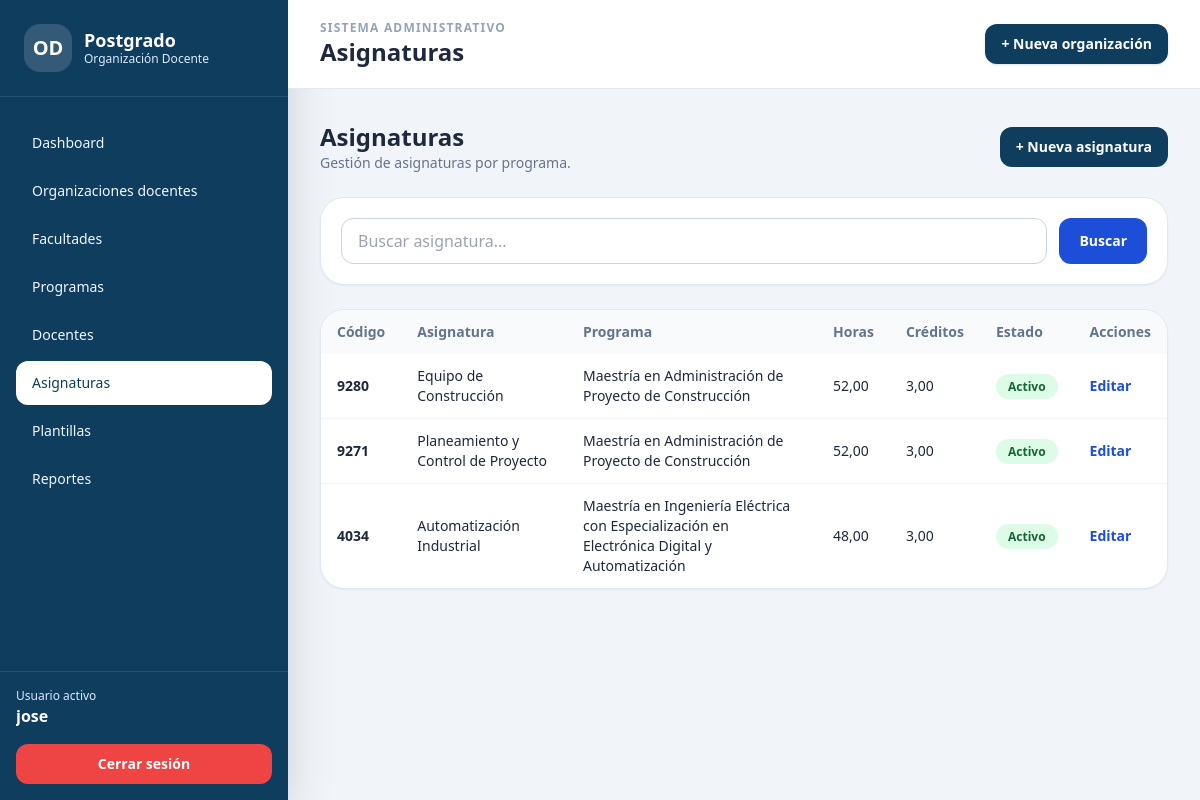
The page /asignaturas/ (signed in) on the database its author committed.
### organizacion_docente/models.py (models this page shows, shortened)
class ModeloBase(models.Model):
    creado_en = models.DateTimeField(auto_now_add=True)
    actualizado_en = models.DateTimeField(auto_now=True)
    class Meta:
        abstract = True

class Asignatura(ModeloBase):
    programa = models.ForeignKey(
        ProgramaPostgrado,
        on_delete=models.PROTECT,
        related_name="asignaturas",
        verbose_name="Programa de postgrado"
    )
    nombre = models.CharField(
        max_length=255,
        verbose_name="Nombre de la asignatura"
    )
    codigo_asignatura = models.CharField(
        max_length=50,
        verbose_name="Código de asignatura"
    )
    codigo_horario = models.CharField(
        max_length=50,
        blank=True,
        null=True,
        verbose_name="Código de horario"
    )
    total_horas = models.DecimalField(
        max_digits=8,
        decimal_places=2,
        default=Decimal("0.00"),
        verbose_name="Total de horas"
    )
    total_creditos = models.DecimalField(
        max_digits=6,
        decimal_places=2,
        default=Decimal("0.00"),
        verbose_name="Total de créditos"
    )
    total_laboratorio = models.DecimalField(
        max_digits=8,
        decimal_places=2,
        default=Decimal("0.00"),
        verbose_name="Total de laboratorio"
    )
    activo = models.BooleanField(
        default=True,
        verbose_name="Activo"
    )
    class Meta:
        verbose_name = "Asignatura"
        verbose_name_plural = "Asignaturas"
        ordering = ["programa__nombre", "nombre"]
        constraints = [
            models.UniqueConstraint(
                fields=["programa", "codigo_asignatura"],
                name="codigo_asignatura_unico_por_programa"
            )
        ]

class ProgramaPostgrado(ModeloBase):
    facultad = models.ForeignKey(
        Facultad,
        on_delete=models.PROTECT,
        related_name="programas",
        verbose_name="Facultad"
    )
    nombre = models.CharField(
        max_length=255,
        verbose_name="Nombre del programa"
    )
    codigo = models.CharField(
        max_length=50,
        blank=True,
        null=True,
        verbose_name="Código del programa"
    )
    activo = models.BooleanField(
        default=True,
        verbose_name="Activo"
    )
    class Meta:
        verbose_name = "Programa de Postgrado"
        verbose_name_plural = "Programas de Postgrado"
        ordering = ["facultad__nombre", "nombre"]
        constraints = [
            models.UniqueConstraint(
                fields=["facultad", "nombre"],
                name="programa_unico_por_facultad"
            )
        ]

### organizacion_docente/views.py (the view, shortened to what this page needs)
@login_required
def asignatura_listado(request):
    asignaturas = Asignatura.objects.select_related(
        "programa",
        "programa__facultad",
    ).order_by("programa__nombre", "nombre")
    q = request.GET.get("q")
    page_obj = paginar_queryset(request, asignaturas, cantidad=15)
    context = {
        "titulo": "Asignaturas",
        "asignaturas": page_obj,
        "page_obj": page_obj,
        "q": q,
    }
    return render(
        request,
        "organizacion_docente/asignatura_list.html",
        context
    )

### organizacion_docente/views.py (called while the page is built)
def paginar_queryset(request, queryset, cantidad=15):
    paginator = Paginator(queryset, cantidad)
    numero_pagina = request.GET.get("page")
    return paginator.get_page(numero_pagina)

### templates/organizacion_docente/asignatura_list.html (shortened to what this page needs)
{% extends "base.html" %}
{% block header %}Asignaturas{% endblock %}
{% block content %}
<div class="flex items-center justify-between mb-6">
    <div>
        <h3 class="text-2xl font-black text-slate-800">Asignaturas</h3>
        <p class="text-sm text-slate-500">Gestión de asignaturas por programa.</p>
    </div>
    <a href="{% url 'asignatura_crear' %}" class="rounded-xl bg-[#0f3d5e] px-4 py-2.5 text-sm font-bold text-white hover:bg-[#115b83]">
        + Nueva asignatura
    </a>
</div>
<div class="bg-white rounded-3xl border border-slate-200 shadow-sm p-5 mb-6">
    <form method="get" class="flex gap-3">
        <input type="text" name="q" value="{{ q|default:'' }}" placeholder="Buscar asignatura..."
               class="w-full rounded-xl border border-slate-300 px-4 py-2.5 focus:ring-2 focus:ring-blue-200">
        <button class="rounded-xl bg-blue-700 px-5 py-2.5 text-sm font-bold text-white">Buscar</button>
    </form>
</div>
<div class="bg-white rounded-3xl border border-slate-200 shadow-sm overflow-hidden">
    <table class="min-w-full text-sm">
        <thead class="bg-slate-50 text-left text-slate-500">
            <tr>
                <th class="px-4 py-3">Código</th>
                <th class="px-4 py-3">Asignatura</th>
                <th class="px-4 py-3">Programa</th>
                <th class="px-4 py-3">Horas</th>
                <th class="px-4 py-3">Créditos</th>
                <th class="px-4 py-3">Estado</th>
                <th class="px-4 py-3">Acciones</th>
            </tr>
        </thead>
        <tbody class="divide-y divide-slate-100">
            {% for item in asignaturas %}
                <tr>
                    <td class="px-4 py-3 font-bold">{{ item.codigo_asignatura }}</td>
                    <td class="px-4 py-3">{{ item.nombre }}</td>
                    <td class="px-4 py-3">{{ item.programa.nombre }}</td>
                    <td class="px-4 py-3">{{ item.total_horas }}</td>
                    <td class="px-4 py-3">{{ item.total_creditos }}</td>
                    <td class="px-4 py-3">
                        {% if item.activo %}
                            <span class="rounded-full bg-green-100 text-green-800 px-3 py-1 text-xs font-bold">Activo</span>
                        {% else %}
                            <span class="rounded-full bg-red-100 text-red-800 px-3 py-1 text-xs font-bold">Inactivo</span>
                        {% endif %}
                    </td>
                    <td class="px-4 py-3">
                        <a href="{% url 'asignatura_editar' item.pk %}" class="font-bold text-blue-700 hover:underline">Editar</a>
                    </td>
                </tr>
            {% empty %}
                <tr>
                    <td colspan="7" class="px-4 py-8 text-center text-slate-500">No hay asignaturas registradas.</td>
                </tr>
            {% endfor %}
        </tbody>
    </table>
</div>
{% endblock %}

### templates/base.html (shortened to what this page needs)
{% load static %}
<!DOCTYPE html>
<html lang="es">
<head>
    <script src="https://cdn.tailwindcss.com"></script>
</head>
<body class="bg-slate-100 text-slate-800">
<div class="min-h-screen flex">
    <aside class="hidden lg:flex lg:w-72 lg:flex-col bg-[#0f3d5e] text-white shadow-2xl">
        <div class="p-6 border-b border-white/10">
            <div class="flex items-center gap-3">
                <div class="w-12 h-12 rounded-2xl bg-white/15 flex items-center justify-center font-black text-xl">
                    OD
                </div>
                <div>
                    <h1 class="font-black text-lg leading-tight">Postgrado</h1>
                    <p class="text-xs text-blue-100">Organización Docente</p>
                </div>
            </div>
        </div>
        <nav class="flex-1 px-4 py-6 space-y-1 text-sm font-medium">
            <a href="{% url 'dashboard' %}"
               class="block px-4 py-3 rounded-xl {% if request.resolver_match.url_name == 'dashboard' %}bg-white text-[#0f3d5e]{% else %}hover:bg-white/10 text-blue-50{% endif %}">
                Dashboard
            </a>
            <a href="{% url 'organizacion_listado' %}"
               class="block px-4 py-3 rounded-xl {% if 'organizacion' in request.resolver_match.url_name %}bg-white text-[#0f3d5e]{% else %}hover:bg-white/10 text-blue-50{% endif %}">
                Organizaciones docentes
            </a>
            <a href="{% url 'facultad_listado' %}"
               class="block px-4 py-3 rounded-xl {% if 'facultad' in request.resolver_match.url_name %}bg-white text-[#0f3d5e]{% else %}hover:bg-white/10 text-blue-50{% endif %}">
                Facultades
            </a>
            <a href="{% url 'programa_listado' %}"
               class="block px-4 py-3 rounded-xl {% if 'programa' in request.resolver_match.url_name %}bg-white text-[#0f3d5e]{% else %}hover:bg-white/10 text-blue-50{% endif %}">
                Programas
            </a>
            <a href="{% url 'docente_listado' %}"
               class="block px-4 py-3 rounded-xl {% if 'docente' in request.resolver_match.url_name %}bg-white text-[#0f3d5e]{% else %}hover:bg-white/10 text-blue-50{% endif %}">
                Docentes
            </a>
            <a href="{% url 'asignatura_listado' %}"
               class="block px-4 py-3 rounded-xl {% if 'asignatura' in request.resolver_match.url_name %}bg-white text-[#0f3d5e]{% else %}hover:bg-white/10 text-blue-50{% endif %}">
                Asignaturas
            </a>
            <a href="{% url 'plantilla_listado' %}"
               class="block px-4 py-3 rounded-xl {% if 'plantilla' in request.resolver_match.url_name %}bg-white text-[#0f3d5e]{% else %}hover:bg-white/10 text-blue-50{% endif %}">
                Plantillas
            </a>
            <a href="{% url 'reportes' %}"
               class="block px-4 py-3 rounded-xl {% if request.resolver_match.url_name == 'reportes' %}bg-white text-[#0f3d5e]{% else %}hover:bg-white/10 text-blue-50{% endif %}">
                Reportes
            </a>
        </nav>
        <div class="p-4 border-t border-white/10">
            <p class="text-xs text-blue-100">Usuario activo</p>
            <p class="font-bold text-white truncate">{{ request.user.username }}</p>
            <form method="post" action="{% url 'logout' %}" class="mt-4">
                <button class="w-full rounded-xl bg-red-500 px-4 py-2.5 text-sm font-bold text-white hover:bg-red-600 transition">
                    Cerrar sesión
                </button>
            </form>
        </div>
    </aside>
    <main class="flex-1 min-w-0">
        <header class="bg-white border-b border-slate-200 px-4 md:px-8 py-5 sticky top-0 z-20">
            <div class="flex items-center justify-between gap-4">
                <div>
                    <p class="text-xs uppercase tracking-widest text-slate-400 font-bold">
                        Sistema administrativo
                    </p>
                    <h2 class="text-xl md:text-2xl font-black text-slate-800">
                        {% block header %}Control de Organización Docente{% endblock %}
                    </h2>
                </div>
                <a href="{% url 'organizacion_crear' %}"
                   class="hidden md:inline-flex items-center rounded-xl bg-[#0f3d5e] px-4 py-2.5 text-sm font-bold text-white hover:bg-[#115b83] shadow">
                    + Nueva organización
                </a>
            </div>
        </header>
        <section class="p-4 md:p-8">
            {% block content %}{% endblock %}
        </section>
    </main>
</div>
</body>
</html>

### rows shown on the page
Asignatura: codigo_asignatura "9280", nombre "Equipo de Construcción", programa.nombre "Maestría en Administración de Proyecto de Construcción", total_horas "52,00", total_creditos "3,00", activo "Activo"
Asignatura: codigo_asignatura "9271", nombre "Planeamiento y Control de Proyecto", programa.nombre "Maestría en Administración de Proyecto de Construcción", total_horas "52,00", total_creditos "3,00", activo "Activo"
Asignatura: codigo_asignatura "4034", nombre "Automatización Industrial", programa.nombre "Maestría en Ingeniería Eléctrica con Especialización en Electrónica Digital y Automatización", total_horas "48,00", total_creditos "3,00", activo "Activo"

### other values the page prints
{{ request.user.username }} "jose"
